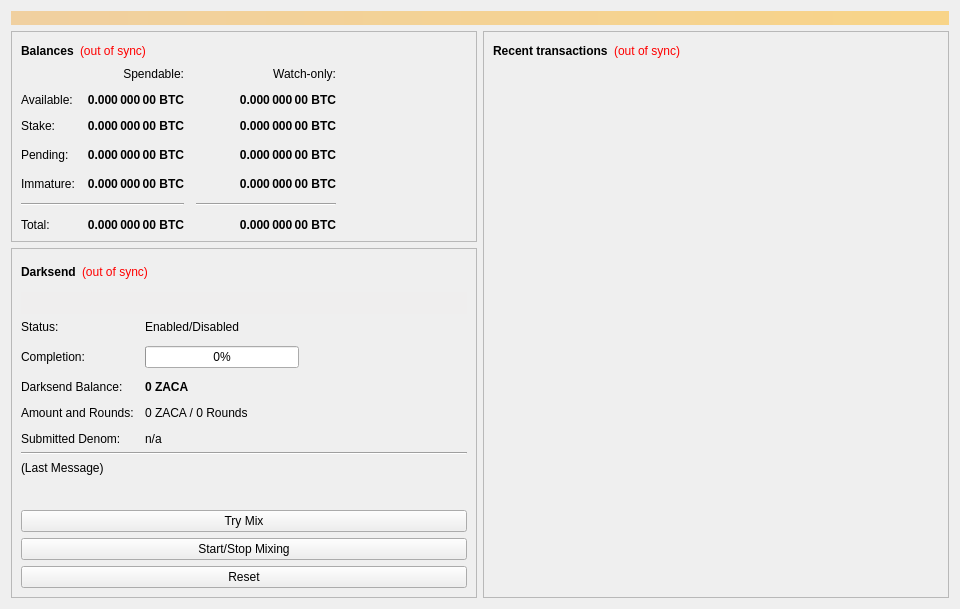
<?xml version="1.0" encoding="UTF-8"?>
<ui version="4.0">
 <class>OverviewPage</class>
 <widget class="QWidget" name="OverviewPage">
  <property name="geometry">
   <rect>
    <x>0</x>
    <y>0</y>
    <width>960</width>
    <height>594</height>
   </rect>
  </property>
  <property name="minimumSize">
   <size>
    <width>960</width>
    <height>0</height>
   </size>
  </property>
  <property name="windowTitle">
   <string>Form</string>
  </property>
  <layout class="QVBoxLayout" name="topLayout">
   <item>
    <widget class="QLabel" name="labelAlerts">
     <property name="visible">
      <bool>false</bool>
     </property>
     <property name="styleSheet">
      <string notr="true">background-color: qlineargradient(x1: 0, y1: 0, x2: 1, y2: 0, stop:0 #F0D0A0, stop:1 #F8D488); color:#000000;</string>
     </property>
     <property name="wordWrap">
      <bool>true</bool>
     </property>
     <property name="margin">
      <number>3</number>
     </property>
    </widget>
   </item>
   <item>
    <layout class="QHBoxLayout" name="horizontalLayout" stretch="1,1">
     <item>
      <layout class="QVBoxLayout" name="verticalLayout_2">
       <item>
        <widget class="QFrame" name="frame">
         <property name="frameShape">
          <enum>QFrame::StyledPanel</enum>
         </property>
         <property name="frameShadow">
          <enum>QFrame::Raised</enum>
         </property>
         <layout class="QVBoxLayout" name="verticalLayout_4">
          <item>
           <layout class="QHBoxLayout" name="horizontalLayout_4">
            <item>
             <widget class="QLabel" name="label_5">
              <property name="font">
               <font>
                <weight>75</weight>
                <bold>true</bold>
               </font>
              </property>
              <property name="text">
               <string>Balances</string>
              </property>
             </widget>
            </item>
            <item>
             <widget class="QLabel" name="labelWalletStatus">
              <property name="cursor">
               <cursorShape>WhatsThisCursor</cursorShape>
              </property>
              <property name="toolTip">
               <string>The displayed information may be out of date. Your wallet automatically synchronizes with the Zaca network after a connection is established, but this process has not completed yet.</string>
              </property>
              <property name="styleSheet">
               <string notr="true">QLabel { color: red; }</string>
              </property>
              <property name="text">
               <string notr="true">(out of sync)</string>
              </property>
              <property name="alignment">
               <set>Qt::AlignLeading|Qt::AlignLeft|Qt::AlignVCenter</set>
              </property>
             </widget>
            </item>
            <item>
             <spacer name="horizontalSpacer_3">
              <property name="orientation">
               <enum>Qt::Horizontal</enum>
              </property>
              <property name="sizeHint" stdset="0">
               <size>
                <width>40</width>
                <height>20</height>
               </size>
              </property>
             </spacer>
            </item>
           </layout>
          </item>
          <item>
           <layout class="QGridLayout" name="gridLayout">
            <property name="spacing">
             <number>12</number>
            </property>
            <item row="3" column="2">
             <widget class="QLabel" name="labelWatchPending">
              <property name="font">
               <font>
                <weight>75</weight>
                <bold>true</bold>
               </font>
              </property>
              <property name="cursor">
               <cursorShape>IBeamCursor</cursorShape>
              </property>
              <property name="toolTip">
               <string>Unconfirmed transactions to watch-only addresses</string>
              </property>
              <property name="text">
               <string notr="true">0.000 000 00 BTC</string>
              </property>
              <property name="alignment">
               <set>Qt::AlignRight|Qt::AlignTrailing|Qt::AlignVCenter</set>
              </property>
              <property name="textInteractionFlags">
               <set>Qt::LinksAccessibleByMouse|Qt::TextSelectableByKeyboard|Qt::TextSelectableByMouse</set>
              </property>
             </widget>
            </item>
            <item row="3" column="1">
             <widget class="QLabel" name="labelUnconfirmed">
              <property name="font">
               <font>
                <weight>75</weight>
                <bold>true</bold>
               </font>
              </property>
              <property name="cursor">
               <cursorShape>IBeamCursor</cursorShape>
              </property>
              <property name="toolTip">
               <string>Total of transactions that have yet to be confirmed, and do not yet count toward the spendable balance</string>
              </property>
              <property name="text">
               <string notr="true">0.000 000 00 BTC</string>
              </property>
              <property name="alignment">
               <set>Qt::AlignRight|Qt::AlignTrailing|Qt::AlignVCenter</set>
              </property>
              <property name="textInteractionFlags">
               <set>Qt::LinksAccessibleByMouse|Qt::TextSelectableByKeyboard|Qt::TextSelectableByMouse</set>
              </property>
             </widget>
            </item>
            <item row="4" column="2">
             <widget class="QLabel" name="labelWatchImmature">
              <property name="font">
               <font>
                <weight>75</weight>
                <bold>true</bold>
               </font>
              </property>
              <property name="cursor">
               <cursorShape>IBeamCursor</cursorShape>
              </property>
              <property name="toolTip">
               <string>Mined balance in watch-only addresses that has not yet matured</string>
              </property>
              <property name="text">
               <string notr="true">0.000 000 00 BTC</string>
              </property>
              <property name="alignment">
               <set>Qt::AlignRight|Qt::AlignTrailing|Qt::AlignVCenter</set>
              </property>
              <property name="textInteractionFlags">
               <set>Qt::LinksAccessibleByMouse|Qt::TextSelectableByKeyboard|Qt::TextSelectableByMouse</set>
              </property>
             </widget>
            </item>
            <item row="5" column="0" colspan="2">
             <widget class="Line" name="lineSpendableBalance">
              <property name="orientation">
               <enum>Qt::Horizontal</enum>
              </property>
             </widget>
            </item>
            <item row="5" column="2">
             <widget class="Line" name="lineWatchBalance">
              <property name="sizePolicy">
               <sizepolicy hsizetype="Preferred" vsizetype="Fixed">
                <horstretch>0</horstretch>
                <verstretch>0</verstretch>
               </sizepolicy>
              </property>
              <property name="minimumSize">
               <size>
                <width>140</width>
                <height>0</height>
               </size>
              </property>
              <property name="orientation">
               <enum>Qt::Horizontal</enum>
              </property>
             </widget>
            </item>
            <item row="6" column="0">
             <widget class="QLabel" name="labelTotalText">
              <property name="text">
               <string>Total:</string>
              </property>
             </widget>
            </item>
            <item row="4" column="1">
             <widget class="QLabel" name="labelImmature">
              <property name="font">
               <font>
                <weight>75</weight>
                <bold>true</bold>
               </font>
              </property>
              <property name="cursor">
               <cursorShape>IBeamCursor</cursorShape>
              </property>
              <property name="toolTip">
               <string>Mined balance that has not yet matured</string>
              </property>
              <property name="text">
               <string notr="true">0.000 000 00 BTC</string>
              </property>
              <property name="alignment">
               <set>Qt::AlignRight|Qt::AlignTrailing|Qt::AlignVCenter</set>
              </property>
              <property name="textInteractionFlags">
               <set>Qt::LinksAccessibleByMouse|Qt::TextSelectableByKeyboard|Qt::TextSelectableByMouse</set>
              </property>
             </widget>
            </item>
            <item row="3" column="3">
             <spacer name="horizontalSpacer_2">
              <property name="orientation">
               <enum>Qt::Horizontal</enum>
              </property>
              <property name="sizeHint" stdset="0">
               <size>
                <width>40</width>
                <height>20</height>
               </size>
              </property>
             </spacer>
            </item>
            <item row="4" column="0">
             <widget class="QLabel" name="labelImmatureText">
              <property name="text">
               <string>Immature:</string>
              </property>
             </widget>
            </item>
            <item row="6" column="1">
             <widget class="QLabel" name="labelTotal">
              <property name="font">
               <font>
                <weight>75</weight>
                <bold>true</bold>
               </font>
              </property>
              <property name="cursor">
               <cursorShape>IBeamCursor</cursorShape>
              </property>
              <property name="toolTip">
               <string>Your current total balance</string>
              </property>
              <property name="text">
               <string notr="true">0.000 000 00 BTC</string>
              </property>
              <property name="alignment">
               <set>Qt::AlignRight|Qt::AlignTrailing|Qt::AlignVCenter</set>
              </property>
              <property name="textInteractionFlags">
               <set>Qt::LinksAccessibleByMouse|Qt::TextSelectableByKeyboard|Qt::TextSelectableByMouse</set>
              </property>
             </widget>
            </item>
            <item row="6" column="2">
             <widget class="QLabel" name="labelWatchTotal">
              <property name="font">
               <font>
                <weight>75</weight>
                <bold>true</bold>
               </font>
              </property>
              <property name="cursor">
               <cursorShape>IBeamCursor</cursorShape>
              </property>
              <property name="toolTip">
               <string>Current total balance in watch-only addresses</string>
              </property>
              <property name="text">
               <string notr="true">0.000 000 00 BTC</string>
              </property>
              <property name="alignment">
               <set>Qt::AlignRight|Qt::AlignTrailing|Qt::AlignVCenter</set>
              </property>
              <property name="textInteractionFlags">
               <set>Qt::LinksAccessibleByMouse|Qt::TextSelectableByKeyboard|Qt::TextSelectableByMouse</set>
              </property>
             </widget>
            </item>
            <item row="0" column="2">
             <widget class="QLabel" name="labelWatchonly">
              <property name="text">
               <string>Watch-only:</string>
              </property>
              <property name="alignment">
               <set>Qt::AlignRight|Qt::AlignTrailing|Qt::AlignVCenter</set>
              </property>
             </widget>
            </item>
            <item row="1" column="0">
             <widget class="QLabel" name="labelBalanceText">
              <property name="text">
               <string>Available:</string>
              </property>
             </widget>
            </item>
            <item row="1" column="1">
             <widget class="QLabel" name="labelBalance">
              <property name="font">
               <font>
                <weight>75</weight>
                <bold>true</bold>
               </font>
              </property>
              <property name="cursor">
               <cursorShape>IBeamCursor</cursorShape>
              </property>
              <property name="toolTip">
               <string>Your current spendable balance</string>
              </property>
              <property name="text">
               <string notr="true">0.000 000 00 BTC</string>
              </property>
              <property name="alignment">
               <set>Qt::AlignRight|Qt::AlignTrailing|Qt::AlignVCenter</set>
              </property>
              <property name="textInteractionFlags">
               <set>Qt::LinksAccessibleByMouse|Qt::TextSelectableByKeyboard|Qt::TextSelectableByMouse</set>
              </property>
             </widget>
            </item>
            <item row="2" column="0">
             <widget class="QLabel" name="label_10">
              <property name="text">
               <string>Stake:</string>
              </property>
             </widget>
            </item>
            <item row="2" column="1">
             <widget class="QLabel" name="labelStake">
              <property name="font">
               <font>
                <weight>75</weight>
                <bold>true</bold>
               </font>
              </property>
              <property name="cursor">
               <cursorShape>IBeamCursor</cursorShape>
              </property>
              <property name="toolTip">
               <string>Total of coins that was staked, and do not yet count toward the current balance</string>
              </property>
              <property name="text">
               <string notr="true">0.000 000 00 BTC</string>
              </property>
              <property name="alignment">
               <set>Qt::AlignRight|Qt::AlignTrailing|Qt::AlignVCenter</set>
              </property>
              <property name="textInteractionFlags">
               <set>Qt::LinksAccessibleByMouse|Qt::TextSelectableByKeyboard|Qt::TextSelectableByMouse</set>
              </property>
             </widget>
            </item>
            <item row="2" column="2">
             <widget class="QLabel" name="labelWatchStake">
              <property name="font">
               <font>
                <weight>75</weight>
                <bold>true</bold>
               </font>
              </property>
              <property name="cursor">
               <cursorShape>IBeamCursor</cursorShape>
              </property>
              <property name="toolTip">
               <string>Total of coins that was staked in watch-only addresses, and do not yet count toward the current watch-only balance</string>
              </property>
              <property name="text">
               <string notr="true">0.000 000 00 BTC</string>
              </property>
              <property name="alignment">
               <set>Qt::AlignRight|Qt::AlignTrailing|Qt::AlignVCenter</set>
              </property>
              <property name="textInteractionFlags">
               <set>Qt::LinksAccessibleByMouse|Qt::TextSelectableByKeyboard|Qt::TextSelectableByMouse</set>
              </property>
             </widget>
            </item>
            <item row="1" column="2">
             <widget class="QLabel" name="labelWatchAvailable">
              <property name="font">
               <font>
                <weight>75</weight>
                <bold>true</bold>
               </font>
              </property>
              <property name="cursor">
               <cursorShape>IBeamCursor</cursorShape>
              </property>
              <property name="toolTip">
               <string>Your current balance in watch-only addresses</string>
              </property>
              <property name="text">
               <string notr="true">0.000 000 00 BTC</string>
              </property>
              <property name="alignment">
               <set>Qt::AlignRight|Qt::AlignTrailing|Qt::AlignVCenter</set>
              </property>
              <property name="textInteractionFlags">
               <set>Qt::LinksAccessibleByMouse|Qt::TextSelectableByKeyboard|Qt::TextSelectableByMouse</set>
              </property>
             </widget>
            </item>
            <item row="3" column="0">
             <widget class="QLabel" name="labelPendingText">
              <property name="text">
               <string>Pending:</string>
              </property>
             </widget>
            </item>
            <item row="0" column="1">
             <widget class="QLabel" name="labelSpendable">
              <property name="text">
               <string>Spendable:</string>
              </property>
              <property name="alignment">
               <set>Qt::AlignRight|Qt::AlignTrailing|Qt::AlignVCenter</set>
              </property>
             </widget>
            </item>
           </layout>
          </item>
         </layout>
        </widget>
       </item>
       <item>
        <widget class="QFrame" name="frameDarksend">
         <property name="sizePolicy">
          <sizepolicy hsizetype="Expanding" vsizetype="Expanding">
           <horstretch>0</horstretch>
           <verstretch>0</verstretch>
          </sizepolicy>
         </property>
         <property name="minimumSize">
          <size>
           <width>0</width>
           <height>350</height>
          </size>
         </property>
         <property name="layoutDirection">
          <enum>Qt::LeftToRight</enum>
         </property>
         <property name="frameShape">
          <enum>QFrame::StyledPanel</enum>
         </property>
         <property name="frameShadow">
          <enum>QFrame::Raised</enum>
         </property>
         <layout class="QVBoxLayout" name="verticalLayout_5">
          <item>
           <layout class="QHBoxLayout" name="horizontalLayout_5">
            <item>
             <widget class="QLabel" name="label_2">
              <property name="font">
               <font>
                <weight>75</weight>
                <bold>true</bold>
               </font>
              </property>
              <property name="text">
               <string>Darksend</string>
              </property>
             </widget>
            </item>
            <item>
             <widget class="QLabel" name="labelDarksendSyncStatus">
              <property name="toolTip">
               <string>The displayed information may be out of date. Your wallet automatically synchronizes with the Zaca network after a connection is established, but this process has not completed yet.</string>
              </property>
              <property name="styleSheet">
               <string notr="true">QLabel { color: red; }</string>
              </property>
              <property name="text">
               <string notr="true">(out of sync)</string>
              </property>
              <property name="alignment">
               <set>Qt::AlignLeading|Qt::AlignLeft|Qt::AlignVCenter</set>
              </property>
             </widget>
            </item>
            <item>
             <spacer name="horizontalSpacer_4">
              <property name="orientation">
               <enum>Qt::Horizontal</enum>
              </property>
              <property name="sizeHint" stdset="0">
               <size>
                <width>40</width>
                <height>20</height>
               </size>
              </property>
             </spacer>
            </item>
           </layout>
          </item>
          <item>
           <widget class="QPushButton" name="runAutoDenom">
            <property name="palette">
             <palette>
              <active>
               <colorrole role="WindowText">
                <brush brushstyle="SolidPattern">
                 <color alpha="255">
                  <red>0</red>
                  <green>0</green>
                  <blue>0</blue>
                 </color>
                </brush>
               </colorrole>
               <colorrole role="Button">
                <brush brushstyle="SolidPattern">
                 <color alpha="255">
                  <red>239</red>
                  <green>238</green>
                  <blue>238</blue>
                 </color>
                </brush>
               </colorrole>
               <colorrole role="Light">
                <brush brushstyle="SolidPattern">
                 <color alpha="255">
                  <red>255</red>
                  <green>255</green>
                  <blue>255</blue>
                 </color>
                </brush>
               </colorrole>
               <colorrole role="Midlight">
                <brush brushstyle="SolidPattern">
                 <color alpha="255">
                  <red>247</red>
                  <green>246</green>
                  <blue>246</blue>
                 </color>
                </brush>
               </colorrole>
               <colorrole role="Dark">
                <brush brushstyle="SolidPattern">
                 <color alpha="255">
                  <red>119</red>
                  <green>119</green>
                  <blue>119</blue>
                 </color>
                </brush>
               </colorrole>
               <colorrole role="Mid">
                <brush brushstyle="SolidPattern">
                 <color alpha="255">
                  <red>159</red>
                  <green>159</green>
                  <blue>159</blue>
                 </color>
                </brush>
               </colorrole>
               <colorrole role="Text">
                <brush brushstyle="SolidPattern">
                 <color alpha="255">
                  <red>0</red>
                  <green>0</green>
                  <blue>0</blue>
                 </color>
                </brush>
               </colorrole>
               <colorrole role="BrightText">
                <brush brushstyle="SolidPattern">
                 <color alpha="255">
                  <red>255</red>
                  <green>255</green>
                  <blue>255</blue>
                 </color>
                </brush>
               </colorrole>
               <colorrole role="ButtonText">
                <brush brushstyle="SolidPattern">
                 <color alpha="255">
                  <red>0</red>
                  <green>0</green>
                  <blue>0</blue>
                 </color>
                </brush>
               </colorrole>
               <colorrole role="Base">
                <brush brushstyle="SolidPattern">
                 <color alpha="255">
                  <red>255</red>
                  <green>255</green>
                  <blue>255</blue>
                 </color>
                </brush>
               </colorrole>
               <colorrole role="Window">
                <brush brushstyle="SolidPattern">
                 <color alpha="255">
                  <red>239</red>
                  <green>238</green>
                  <blue>238</blue>
                 </color>
                </brush>
               </colorrole>
               <colorrole role="Shadow">
                <brush brushstyle="SolidPattern">
                 <color alpha="255">
                  <red>0</red>
                  <green>0</green>
                  <blue>0</blue>
                 </color>
                </brush>
               </colorrole>
               <colorrole role="AlternateBase">
                <brush brushstyle="SolidPattern">
                 <color alpha="255">
                  <red>247</red>
                  <green>246</green>
                  <blue>246</blue>
                 </color>
                </brush>
               </colorrole>
               <colorrole role="ToolTipBase">
                <brush brushstyle="SolidPattern">
                 <color alpha="255">
                  <red>255</red>
                  <green>255</green>
                  <blue>220</blue>
                 </color>
                </brush>
               </colorrole>
               <colorrole role="ToolTipText">
                <brush brushstyle="SolidPattern">
                 <color alpha="255">
                  <red>0</red>
                  <green>0</green>
                  <blue>0</blue>
                 </color>
                </brush>
               </colorrole>
              </active>
              <inactive>
               <colorrole role="WindowText">
                <brush brushstyle="SolidPattern">
                 <color alpha="255">
                  <red>0</red>
                  <green>0</green>
                  <blue>0</blue>
                 </color>
                </brush>
               </colorrole>
               <colorrole role="Button">
                <brush brushstyle="SolidPattern">
                 <color alpha="255">
                  <red>239</red>
                  <green>238</green>
                  <blue>238</blue>
                 </color>
                </brush>
               </colorrole>
               <colorrole role="Light">
                <brush brushstyle="SolidPattern">
                 <color alpha="255">
                  <red>255</red>
                  <green>255</green>
                  <blue>255</blue>
                 </color>
                </brush>
               </colorrole>
               <colorrole role="Midlight">
                <brush brushstyle="SolidPattern">
                 <color alpha="255">
                  <red>247</red>
                  <green>246</green>
                  <blue>246</blue>
                 </color>
                </brush>
               </colorrole>
               <colorrole role="Dark">
                <brush brushstyle="SolidPattern">
                 <color alpha="255">
                  <red>119</red>
                  <green>119</green>
                  <blue>119</blue>
                 </color>
                </brush>
               </colorrole>
               <colorrole role="Mid">
                <brush brushstyle="SolidPattern">
                 <color alpha="255">
                  <red>159</red>
                  <green>159</green>
                  <blue>159</blue>
                 </color>
                </brush>
               </colorrole>
               <colorrole role="Text">
                <brush brushstyle="SolidPattern">
                 <color alpha="255">
                  <red>0</red>
                  <green>0</green>
                  <blue>0</blue>
                 </color>
                </brush>
               </colorrole>
               <colorrole role="BrightText">
                <brush brushstyle="SolidPattern">
                 <color alpha="255">
                  <red>255</red>
                  <green>255</green>
                  <blue>255</blue>
                 </color>
                </brush>
               </colorrole>
               <colorrole role="ButtonText">
                <brush brushstyle="SolidPattern">
                 <color alpha="255">
                  <red>0</red>
                  <green>0</green>
                  <blue>0</blue>
                 </color>
                </brush>
               </colorrole>
               <colorrole role="Base">
                <brush brushstyle="SolidPattern">
                 <color alpha="255">
                  <red>255</red>
                  <green>255</green>
                  <blue>255</blue>
                 </color>
                </brush>
               </colorrole>
               <colorrole role="Window">
                <brush brushstyle="SolidPattern">
                 <color alpha="255">
                  <red>239</red>
                  <green>238</green>
                  <blue>238</blue>
                 </color>
                </brush>
               </colorrole>
               <colorrole role="Shadow">
                <brush brushstyle="SolidPattern">
                 <color alpha="255">
                  <red>0</red>
                  <green>0</green>
                  <blue>0</blue>
                 </color>
                </brush>
               </colorrole>
               <colorrole role="AlternateBase">
                <brush brushstyle="SolidPattern">
                 <color alpha="255">
                  <red>247</red>
                  <green>246</green>
                  <blue>246</blue>
                 </color>
                </brush>
               </colorrole>
               <colorrole role="ToolTipBase">
                <brush brushstyle="SolidPattern">
                 <color alpha="255">
                  <red>255</red>
                  <green>255</green>
                  <blue>220</blue>
                 </color>
                </brush>
               </colorrole>
               <colorrole role="ToolTipText">
                <brush brushstyle="SolidPattern">
                 <color alpha="255">
                  <red>0</red>
                  <green>0</green>
                  <blue>0</blue>
                 </color>
                </brush>
               </colorrole>
              </inactive>
              <disabled>
               <colorrole role="WindowText">
                <brush brushstyle="SolidPattern">
                 <color alpha="255">
                  <red>119</red>
                  <green>119</green>
                  <blue>119</blue>
                 </color>
                </brush>
               </colorrole>
               <colorrole role="Button">
                <brush brushstyle="SolidPattern">
                 <color alpha="255">
                  <red>239</red>
                  <green>238</green>
                  <blue>238</blue>
                 </color>
                </brush>
               </colorrole>
               <colorrole role="Light">
                <brush brushstyle="SolidPattern">
                 <color alpha="255">
                  <red>255</red>
                  <green>255</green>
                  <blue>255</blue>
                 </color>
                </brush>
               </colorrole>
               <colorrole role="Midlight">
                <brush brushstyle="SolidPattern">
                 <color alpha="255">
                  <red>247</red>
                  <green>246</green>
                  <blue>246</blue>
                 </color>
                </brush>
               </colorrole>
               <colorrole role="Dark">
                <brush brushstyle="SolidPattern">
                 <color alpha="255">
                  <red>119</red>
                  <green>119</green>
                  <blue>119</blue>
                 </color>
                </brush>
               </colorrole>
               <colorrole role="Mid">
                <brush brushstyle="SolidPattern">
                 <color alpha="255">
                  <red>159</red>
                  <green>159</green>
                  <blue>159</blue>
                 </color>
                </brush>
               </colorrole>
               <colorrole role="Text">
                <brush brushstyle="SolidPattern">
                 <color alpha="255">
                  <red>119</red>
                  <green>119</green>
                  <blue>119</blue>
                 </color>
                </brush>
               </colorrole>
               <colorrole role="BrightText">
                <brush brushstyle="SolidPattern">
                 <color alpha="255">
                  <red>255</red>
                  <green>255</green>
                  <blue>255</blue>
                 </color>
                </brush>
               </colorrole>
               <colorrole role="ButtonText">
                <brush brushstyle="SolidPattern">
                 <color alpha="255">
                  <red>119</red>
                  <green>119</green>
                  <blue>119</blue>
                 </color>
                </brush>
               </colorrole>
               <colorrole role="Base">
                <brush brushstyle="SolidPattern">
                 <color alpha="255">
                  <red>239</red>
                  <green>238</green>
                  <blue>238</blue>
                 </color>
                </brush>
               </colorrole>
               <colorrole role="Window">
                <brush brushstyle="SolidPattern">
                 <color alpha="255">
                  <red>239</red>
                  <green>238</green>
                  <blue>238</blue>
                 </color>
                </brush>
               </colorrole>
               <colorrole role="Shadow">
                <brush brushstyle="SolidPattern">
                 <color alpha="255">
                  <red>0</red>
                  <green>0</green>
                  <blue>0</blue>
                 </color>
                </brush>
               </colorrole>
               <colorrole role="AlternateBase">
                <brush brushstyle="SolidPattern">
                 <color alpha="255">
                  <red>239</red>
                  <green>238</green>
                  <blue>238</blue>
                 </color>
                </brush>
               </colorrole>
               <colorrole role="ToolTipBase">
                <brush brushstyle="SolidPattern">
                 <color alpha="255">
                  <red>255</red>
                  <green>255</green>
                  <blue>220</blue>
                 </color>
                </brush>
               </colorrole>
               <colorrole role="ToolTipText">
                <brush brushstyle="SolidPattern">
                 <color alpha="255">
                  <red>0</red>
                  <green>0</green>
                  <blue>0</blue>
                 </color>
                </brush>
               </colorrole>
              </disabled>
             </palette>
            </property>
            <property name="focusPolicy">
             <enum>Qt::NoFocus</enum>
            </property>
            <property name="autoFillBackground">
             <bool>true</bool>
            </property>
            <property name="text">
             <string/>
            </property>
            <property name="flat">
             <bool>true</bool>
            </property>
           </widget>
          </item>
          <item>
           <layout class="QFormLayout" name="formLayout">
            <property name="fieldGrowthPolicy">
             <enum>QFormLayout::AllNonFixedFieldsGrow</enum>
            </property>
            <property name="horizontalSpacing">
             <number>11</number>
            </property>
            <property name="verticalSpacing">
             <number>12</number>
            </property>
            <item row="0" column="0">
             <widget class="QLabel" name="label_6">
              <property name="text">
               <string>Status:</string>
              </property>
             </widget>
            </item>
            <item row="1" column="0">
             <widget class="QLabel" name="label_7">
              <property name="text">
               <string>Completion:</string>
              </property>
             </widget>
            </item>
            <item row="1" column="1">
             <widget class="QProgressBar" name="darksendProgress">
              <property name="maximumSize">
               <size>
                <width>154</width>
                <height>16777215</height>
               </size>
              </property>
              <property name="value">
               <number>0</number>
              </property>
             </widget>
            </item>
            <item row="3" column="0">
             <widget class="QLabel" name="labelAnonymizedText">
              <property name="text">
               <string>Darksend Balance:</string>
              </property>
             </widget>
            </item>
            <item row="3" column="1">
             <widget class="QLabel" name="labelAnonymized">
              <property name="font">
               <font>
                <weight>75</weight>
                <bold>true</bold>
               </font>
              </property>
              <property name="text">
               <string notr="true">0 ZACA</string>
              </property>
             </widget>
            </item>
            <item row="4" column="0">
             <widget class="QLabel" name="label_8">
              <property name="text">
               <string>Amount and Rounds:</string>
              </property>
             </widget>
            </item>
            <item row="4" column="1">
             <widget class="QLabel" name="labelAmountRounds">
              <property name="text">
               <string>0 ZACA / 0 Rounds</string>
              </property>
             </widget>
            </item>
            <item row="5" column="0">
             <widget class="QLabel" name="label_9">
              <property name="text">
               <string>Submitted Denom:</string>
              </property>
             </widget>
            </item>
            <item row="5" column="1">
             <widget class="QLabel" name="labelSubmittedDenom">
              <property name="toolTip">
               <string>The denominations you submitted to the Masternode.&lt;br&gt;To mix, other users must submit the exact same denominations.</string>
              </property>
              <property name="text">
               <string>n/a</string>
              </property>
             </widget>
            </item>
            <item row="0" column="1">
             <widget class="QLabel" name="darksendEnabled">
              <property name="text">
               <string>Enabled/Disabled</string>
              </property>
             </widget>
            </item>
           </layout>
          </item>
          <item>
           <widget class="Line" name="lineLastMessage">
            <property name="orientation">
             <enum>Qt::Horizontal</enum>
            </property>
           </widget>
          </item>
          <item>
           <widget class="QLabel" name="darksendStatus">
            <property name="minimumSize">
             <size>
              <width>288</width>
              <height>43</height>
             </size>
            </property>
            <property name="text">
             <string>(Last Message)</string>
            </property>
            <property name="alignment">
             <set>Qt::AlignLeading|Qt::AlignLeft|Qt::AlignTop</set>
            </property>
            <property name="wordWrap">
             <bool>true</bool>
            </property>
           </widget>
          </item>
          <item>
           <widget class="QPushButton" name="darksendAuto">
            <property name="sizePolicy">
             <sizepolicy hsizetype="MinimumExpanding" vsizetype="Fixed">
              <horstretch>0</horstretch>
              <verstretch>0</verstretch>
             </sizepolicy>
            </property>
            <property name="toolTip">
             <string>Try to manually submit a Darksend request.</string>
            </property>
            <property name="text">
             <string>Try Mix</string>
            </property>
           </widget>
          </item>
          <item>
           <widget class="QPushButton" name="toggleDarksend">
            <property name="sizePolicy">
             <sizepolicy hsizetype="MinimumExpanding" vsizetype="Fixed">
              <horstretch>0</horstretch>
              <verstretch>0</verstretch>
             </sizepolicy>
            </property>
            <property name="text">
             <string>Start/Stop Mixing</string>
            </property>
           </widget>
          </item>
          <item>
           <widget class="QPushButton" name="darksendReset">
            <property name="sizePolicy">
             <sizepolicy hsizetype="MinimumExpanding" vsizetype="Fixed">
              <horstretch>0</horstretch>
              <verstretch>0</verstretch>
             </sizepolicy>
            </property>
            <property name="toolTip">
             <string>Reset the current status of Darksend (can interrupt Darksend if it's in the process of Mixing, which can cost you money!)</string>
            </property>
            <property name="autoFillBackground">
             <bool>false</bool>
            </property>
            <property name="text">
             <string>Reset</string>
            </property>
           </widget>
          </item>
         </layout>
        </widget>
       </item>
       <item>
        <spacer name="verticalSpacer">
         <property name="orientation">
          <enum>Qt::Vertical</enum>
         </property>
         <property name="sizeHint" stdset="0">
          <size>
           <width>20</width>
           <height>40</height>
          </size>
         </property>
        </spacer>
       </item>
      </layout>
     </item>
     <item>
      <layout class="QVBoxLayout" name="verticalLayout_3">
       <item>
        <widget class="QFrame" name="frame_2">
         <property name="frameShape">
          <enum>QFrame::StyledPanel</enum>
         </property>
         <property name="frameShadow">
          <enum>QFrame::Raised</enum>
         </property>
         <layout class="QVBoxLayout" name="verticalLayout">
          <item>
           <layout class="QHBoxLayout" name="horizontalLayout_2">
            <item>
             <widget class="QLabel" name="label_4">
              <property name="font">
               <font>
                <weight>75</weight>
                <bold>true</bold>
               </font>
              </property>
              <property name="text">
               <string>Recent transactions</string>
              </property>
             </widget>
            </item>
            <item>
             <widget class="QLabel" name="labelTransactionsStatus">
              <property name="cursor">
               <cursorShape>WhatsThisCursor</cursorShape>
              </property>
              <property name="toolTip">
               <string>The displayed information may be out of date. Your wallet automatically synchronizes with the Zaca network after a connection is established, but this process has not completed yet.</string>
              </property>
              <property name="styleSheet">
               <string notr="true">QLabel { color: red; }</string>
              </property>
              <property name="text">
               <string notr="true">(out of sync)</string>
              </property>
              <property name="alignment">
               <set>Qt::AlignRight|Qt::AlignTrailing|Qt::AlignVCenter</set>
              </property>
             </widget>
            </item>
            <item>
             <spacer name="horizontalSpacer">
              <property name="orientation">
               <enum>Qt::Horizontal</enum>
              </property>
              <property name="sizeHint" stdset="0">
               <size>
                <width>40</width>
                <height>20</height>
               </size>
              </property>
             </spacer>
            </item>
           </layout>
          </item>
          <item>
           <widget class="QListView" name="listTransactions">
            <property name="styleSheet">
             <string notr="true">QListView { background: transparent; }</string>
            </property>
            <property name="frameShape">
             <enum>QFrame::NoFrame</enum>
            </property>
            <property name="verticalScrollBarPolicy">
             <enum>Qt::ScrollBarAlwaysOff</enum>
            </property>
            <property name="horizontalScrollBarPolicy">
             <enum>Qt::ScrollBarAlwaysOff</enum>
            </property>
            <property name="selectionMode">
             <enum>QAbstractItemView::NoSelection</enum>
            </property>
           </widget>
          </item>
         </layout>
        </widget>
       </item>
      </layout>
     </item>
    </layout>
   </item>
  </layout>
 </widget>
 <resources/>
 <connections/>
</ui>
